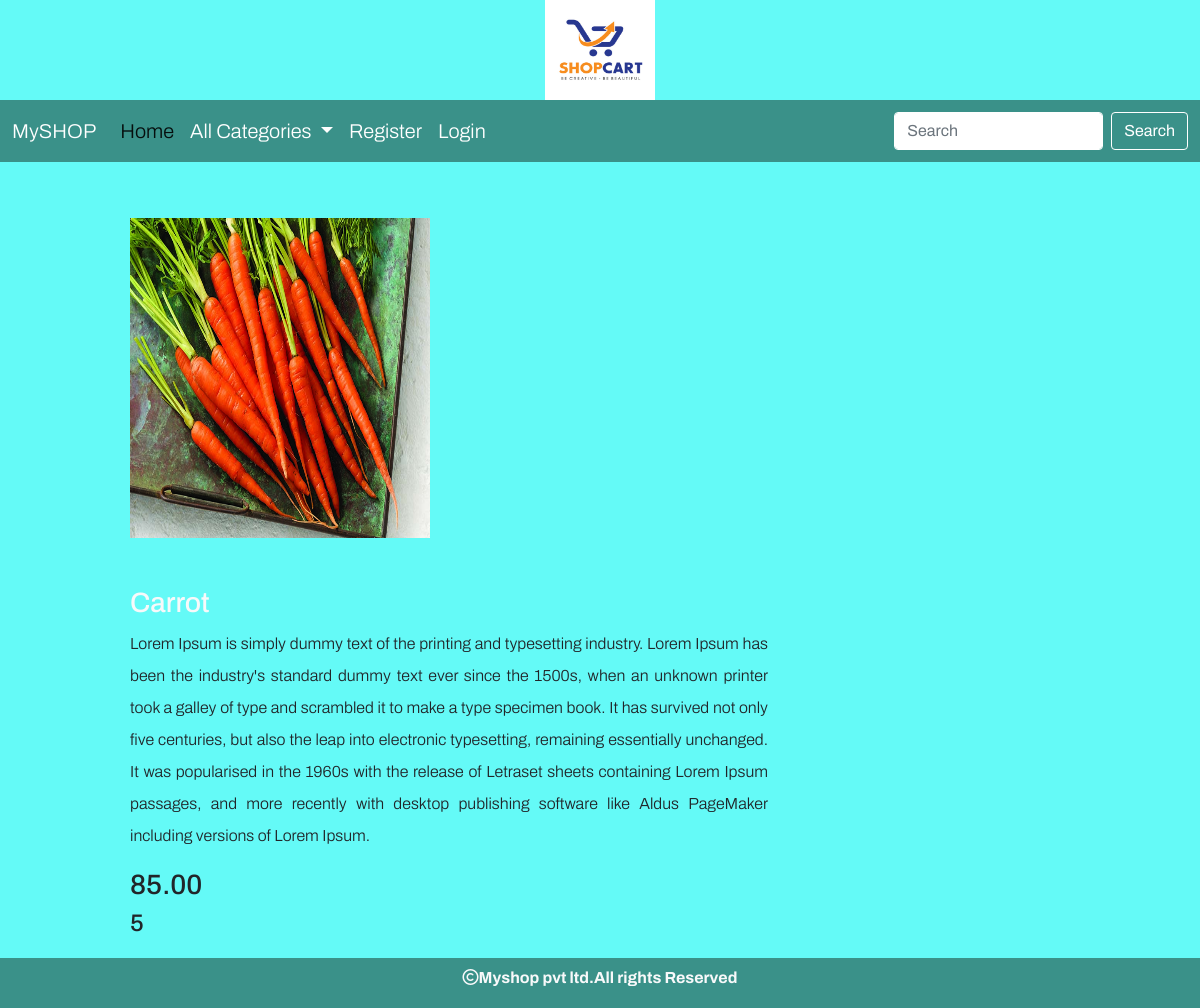
/detail/1, run on the app's committed database.
### shop/models.py (models this page shows, shortened)
class Product(models.Model):
    name=models.CharField(max_length=30)
    desc=models.TextField()
    image=models.ImageField(upload_to='products',null=True,blank=True)
    price=models.DecimalField(max_digits=10,decimal_places=2)
    stock=models.IntegerField()
    available=models.BooleanField(default=True)
    created=models.DateTimeField(auto_now_add=True)  #one time
    updated=models.DateTimeField(auto_now=True)  #Every time when we update record
    category=models.ForeignKey(Category,on_delete=models.CASCADE)

### shop/views.py (the view)
# urls.py: path('detail/<int:p>',views.showdetail,name="detail"),
def showdetail(request,p):
    p=Product.objects.get(id=p)
    return render(request,'detail.html',{'p':p})

### cart/context_processors.py (called while the page is built, shortened)
def total(request):
    count=0
    return {'count':count}

### shop/context_processors.py (called while the page is built)
def links(request):
    c=Category.objects.all()
    return {'links':c}

### templates/detail.html
{% extends 'base.html' %}
{% block content %}
<div class="container mt-6">
    <div class="row mt-5">
        <div class="col-4 me-5 pb-4" style="padding-left:100px;">
            <img class="mt-2" src="{{p.image.url}}" height="320px" width="300px">
        </div>
        <div class="col-6 me-5 mt-2 pt-3" style="padding-left:100px;width:750px;">
            <h3 class="text-light">{{p.name}}</h3>
            <p style="text-align:justify;line-height:2;">{{p.desc}}</p>
            <h3 class="mt-2">{{p.price}}</h3>
            <h4 class="mt-2">{{p.stock}}</h4>
            {% if user.is_superuser == True %}
             {% if p.stock > 0 %}
            <h3 class="text-light">In Stock</h3>
             <a href="{% url 'admin:index' %}" class="btn btn-secondary mt-4" style="width:300px;">Add Stock</a>
             {% else %}
                <h3 class="text-light">Out of Stock</h3>
            <a href="{% url 'admin:index' %}" class="btn btn-secondary mt-4" style="width:300px;">Add Stock</a>
             {% endif %}
             {% else %}
             {% if p.stock > 0 %}
             <a href="{% url 'cart:addtocart' p.id %}" class="btn btn-secondary mt-4" style="width:300px;">Add to Cart</a>
             {% else %}
             <h3 class="text-light">Out Of Stock</h3>
             {% endif %}
            {% endif %}
        </div>
    </div>
</div>
{% endblock %}

### static/css/style.css (style rules this page uses)
body { background-color:#64faf7; font-family: "Archivo", sans-serif; font-optical-sizing: auto; font-weight: 300; font-style: normal; font-variation-settings: "wdth" 100; }
.btn-secondary { color: #fff; background-color:#3a9189; border-color:white; }

### data on the page
Product: image (picture), name "Carrot", desc "Lorem Ipsum is simply dummy text of the printing and typesetting industry. Lorem Ipsum has been the industry's standard dummy text ever since the 1500s, when an unknown printer took a galley of type and scrambled it to make a type specimen book. It has survived not only five centuries, but also the leap into electronic typesetting, remaining essentially unchanged. It was popularised in the 1960s with the release of Letraset sheets containing Lorem Ipsum passages, and more recently with desktop publishing software like Aldus PageMaker including versions of Lorem Ipsum.", price "85.00", stock "5"
